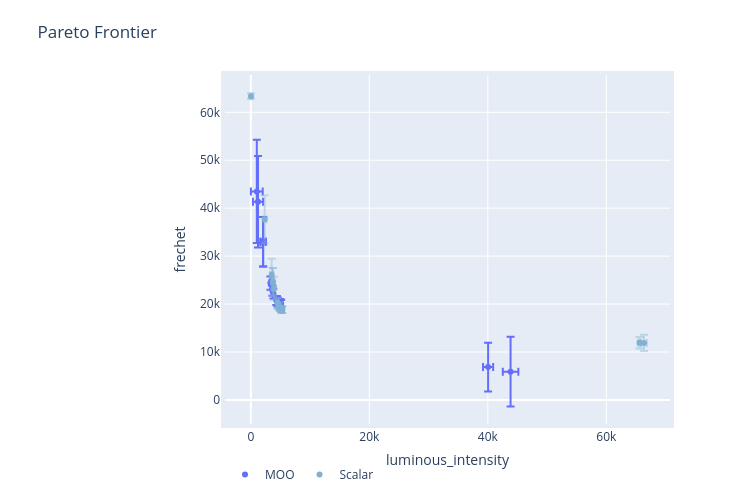

The notebook cell saved with this chart:
### Code cell
fig2 = plot_ax_client_sc_ax_client(ax_clients[2], sc_ax_clients[2])

### Figure 1 — Plotly figure (JSON) as saved in the notebook; plotly's stock layout.template omitted (floating-point values rounded to 4 significant figures)
{"data": [{"error_x": {"array": [1311.0, 95.96, 447.9, 95.96, 447.9, 125.5, 852.0, 90.38, 160.5, 90.38, 856.5, 93.58, 90.96, 90.96, 113.8, 90.96, 995.3, 90.96, 93.58, 95.96], "color": "rgba(255, 0, 0)", "thickness": 2, "type": "data"}, "error_y": {"array": [7284.0, 938.2, 5170.0, 938.2, 5170.0, 1075.0, 5085.0, 809.2, 1384.0, 809.2, 9552.0, 895.5, 819.5, 819.5, 1021.0, 819.5, 10790.0, 819.5, 895.5, 938.2], "color": "rgba(255, 0, 0)", "thickness": 2, "type": "data"}, "hoverinfo": "text", "legendgroup": "MOO", "marker": {"color": "rgba(255, 0, 0)"}, "mode": "markers", "name": "MOO", "text": ["<b>Parameterization 0</b><br>luminous_intensity: 43843.492 [42532.388, 45154.596]<br>frechet: 5906.258 [-1377.539, 13190.056]<br><br><em>Parameterization:</em><br>R: 0<br>G: 58<br>B: 19", "<b>Parameterization 1</b><br>luminous_intensity: 4351.317 [4255.357, 4447.276]<br>frechet: 20723.968 [19785.778, 21662.157]<br><br><em>Parameterization:</em><br>R: 0<br>G: 0<br>B: 23", "<b>Parameterization 2</b><br>luminous_intensity: 2074.161 [1626.228, 2522.094]<br>frechet: 33004.124 [27833.873, 38174.374]<br><br><em>Parameterization:</em><br>R: 0<br>G: 0<br>B: 9", "<b>Parameterization 3</b><br>luminous_intensity: 4351.317 [4255.357, 4447.276]<br>frechet: 20723.968 [19785.778, 21662.157]<br><br><em>Parameterization:</em><br>R: 0<br>G: 0<br>B: 23", "<b>Parameterization 4</b><br>luminous_intensity: 2074.161 [1626.228, 2522.094]<br>frechet: 33004.124 [27833.873, 38174.374]<br><br><em>Parameterization:</em><br>R: 0<br>G: 0<br>B: 9", "<b>Parameterization 5</b><br>luminous_intensity: 3636.559 [3511.030, 3762.089]<br>frechet: 22813.01 [21737.802, 23888.219]<br><br><em>Parameterization:</em><br>R: 0<br>G: 0<br>B: 19", "<b>Parameterization 6</b><br>luminous_intensity: 40051.463 [39199.474, 40903.452]<br>frechet: 6846.201 [1760.799, 11931.602]<br><br><em>Parameterization:</em><br>R: 0<br>G: 52<br>B: 21", "<b>Parameterization 7</b><br>luminous_intensity: 5104.522 [5014.143, 5194.900]<br>frechet: 20088.915 [19279.759, 20898.071]<br><br><em>Parameterization:</em><br>R: 0<br>G: 0<br>B: 27", "<b>Parameterization 8</b><br>luminous_intensity: 3296.411 [3135.889, 3456.932]<br>frechet: 24373.252 [22988.969, 25757.535]<br><br><em>Parameterization:</em><br>R: 0<br>G: 0<br>B: 17", "<b>Parameterization 9</b><br>luminous_intensity: 5104.522 [5014.143, 5194.900]<br>frechet: 20088.915 [19279.759, 20898.071]<br><br><em>Parameterization:</em><br>R: 0<br>G: 0<br>B: 27", "<b>Parameterization 10</b><br>luminous_intensity: 1212.77 [356.318, 2069.223]<br>frechet: 41351.866 [31799.810, 50903.921]<br><br><em>Parameterization:</em><br>R: 0<br>G: 0<br>B: 2", "<b>Parameterization 11</b><br>luminous_intensity: 4536.343 [4442.758, 4629.927]<br>frechet: 20429.944 [19534.395, 21325.493]<br><br><em>Parameterization:</em><br>R: 0<br>G: 0<br>B: 24", "<b>Parameterization 12</b><br>luminous_intensity: 4913.057 [4822.094, 5004.020]<br>frechet: 20114.901 [19295.422, 20934.381]<br><br><em>Parameterization:</em><br>R: 0<br>G: 0<br>B: 26", "<b>Parameterization 13</b><br>luminous_intensity: 4913.057 [4822.094, 5004.020]<br>frechet: 20114.901 [19295.422, 20934.381]<br><br><em>Parameterization:</em><br>R: 0<br>G: 0<br>B: 26", "<b>Parameterization 14</b><br>luminous_intensity: 3811.158 [3697.385, 3924.930]<br>frechet: 22156.849 [21136.060, 23177.637]<br><br><em>Parameterization:</em><br>R: 0<br>G: 0<br>B: 20", "<b>Parameterization 15</b><br>luminous_intensity: 4913.057 [4822.094, 5004.020]<br>frechet: 20114.901 [19295.422, 20934.381]<br><br><em>Parameterization:</em><br>R: 0<br>G: 0<br>B: 26", "<b>Parameterization 16</b><br>luminous_intensity: 1005.514 [10.176, 2000.852]<br>frechet: 43503.032 [32715.901, 54290.162]<br><br><em>Parameterization:</em><br>R: 0<br>G: 0<br>B: 0", "<b>Parameterization 17</b><br>luminous_intensity: 4913.057 [4822.094, 5004.020]<br>frechet: 20114.901 [19295.422, 20934.381]<br><br><em>Parameterization:</em><br>R: 0<br>G: 0<br>B: 26", "<b>Parameterization 18</b><br>luminous_intensity: 4536.343 [4442.758, 4629.927]<br>frechet: 20429.944 [19534.395, 21325.493]<br><br><em>Parameterization:</em><br>R: 0<br>G: 0<br>B: 24", "<b>Parameterization 19</b><br>luminous_intensity: 4351.317 [4255.357, 4447.276]<br>frechet: 20723.968 [19785.778, 21662.157]<br><br><em>Parameterization:</em><br>R: 0<br>G: 0<br>B: 23"], "type": "scatter", "x": [43840.0, 4351.0, 2074.0, 4351.0, 2074.0, 3637.0, 40050.0, 5105.0, 3296.0, 5105.0, 1213.0, 4536.0, 4913.0, 4913.0, 3811.0, 4913.0, 1006.0, 4913.0, 4536.0, 4351.0], "y": [5906.0, 20720.0, 33000.0, 20720.0, 33000.0, 22810.0, 6846.0, 20090.0, 24370.0, 20090.0, 41350.0, 20430.0, 20110.0, 20110.0, 22160.0, 20110.0, 43500.0, 20110.0, 20430.0, 20720.0]}, {"error_x": {"array": [174.3, 488.4, 285.7, 284.7, 187.7, 187.7, 320.4, 217.3, 174.3, 163.0, 174.3, 217.3, 187.7, 163.0, 273.9, 202.3, 273.9, 260.9, 202.3, 209.0], "color": "rgba(128,177,211,0.4)", "thickness": 2, "type": "data"}, "error_y": {"array": [580.3, 1696.0, 3332.0, 1208.0, 536.5, 536.5, 5010.0, 1064.0, 580.3, 719.2, 580.3, 1064.0, 536.5, 719.2, 2889.0, 716.1, 2889.0, 2424.0, 716.1, 544.0], "color": "rgba(128,177,211,0.4)", "thickness": 2, "type": "data"}, "hoverinfo": "text", "legendgroup": "Scalar", "marker": {"color": "rgba(128,177,211,1)"}, "mode": "markers", "name": "Scalar", "text": ["<b>Parameterization 0</b><br>luminous_intensity: 5106.103 [4931.774, 5280.432]<br>scalarized_objective: 24005.612 [23518.802, 24492.422]<br>frechet: 18888.862 [18308.539, 19469.185]<br><br><em>Parameterization:</em><br>R: 0<br>G: 0<br>B: 27", "<b>Parameterization 1</b><br>luminous_intensity: 66367.807 [65879.439, 66856.174]<br>scalarized_objective: 78153.773 [76144.210, 80163.336]<br>frechet: 11887.35 [10191.299, 13583.402]<br><br><em>Parameterization:</em><br>R: 3<br>G: 89<br>B: 20", "<b>Parameterization 2</b><br>luminous_intensity: 3510.914 [3225.221, 3796.606]<br>scalarized_objective: 28738.694 [26103.507, 31373.881]<br>frechet: 26139.082 [22806.794, 29471.369]<br><br><em>Parameterization:</em><br>R: 0<br>G: 0<br>B: 19", "<b>Parameterization 3</b><br>luminous_intensity: 65609.596 [65324.932, 65894.260]<br>scalarized_objective: 77596.115 [76308.745, 78883.485]<br>frechet: 11941.9 [10733.414, 13150.385]<br><br><em>Parameterization:</em><br>R: 1<br>G: 89<br>B: 20", "<b>Parameterization 4</b><br>luminous_intensity: 4905.587 [4717.868, 5093.305]<br>scalarized_objective: 24026.246 [23563.616, 24488.875]<br>frechet: 19135.626 [18599.116, 19672.136]<br><br><em>Parameterization:</em><br>R: 0<br>G: 0<br>B: 26", "<b>Parameterization 5</b><br>luminous_intensity: 4905.587 [4717.868, 5093.305]<br>scalarized_objective: 24026.246 [23563.616, 24488.875]<br>frechet: 19135.626 [18599.116, 19672.136]<br><br><em>Parameterization:</em><br>R: 0<br>G: 0<br>B: 26", "<b>Parameterization 6</b><br>luminous_intensity: 2338.253 [2017.879, 2658.628]<br>scalarized_objective: 37906.823 [33816.865, 41996.780]<br>frechet: 37709.241 [32699.416, 42719.066]<br><br><em>Parameterization:</em><br>R: 0<br>G: 0<br>B: 13", "<b>Parameterization 7</b><br>luminous_intensity: 4505.478 [4288.195, 4722.761]<br>scalarized_objective: 24573.88 [23722.558, 25425.201]<br>frechet: 20212.09 [19148.298, 21275.882]<br><br><em>Parameterization:</em><br>R: 0<br>G: 0<br>B: 24", "<b>Parameterization 8</b><br>luminous_intensity: 5106.103 [4931.774, 5280.432]<br>scalarized_objective: 24005.612 [23518.802, 24492.422]<br>frechet: 18888.862 [18308.539, 19469.185]<br><br><em>Parameterization:</em><br>R: 0<br>G: 0<br>B: 27", "<b>Parameterization 9</b><br>luminous_intensity: 5306.976 [5144.017, 5469.936]<br>scalarized_objective: 24152.137 [23570.644, 24733.630]<br>frechet: 18829.573 [18110.370, 19548.777]<br><br><em>Parameterization:</em><br>R: 0<br>G: 0<br>B: 28", "<b>Parameterization 10</b><br>luminous_intensity: 5106.103 [4931.774, 5280.432]<br>scalarized_objective: 24005.612 [23518.802, 24492.422]<br>frechet: 18888.862 [18308.539, 19469.185]<br><br><em>Parameterization:</em><br>R: 0<br>G: 0<br>B: 27", "<b>Parameterization 11</b><br>luminous_intensity: 4505.478 [4288.195, 4722.761]<br>scalarized_objective: 24573.88 [23722.558, 25425.201]<br>frechet: 20212.09 [19148.298, 21275.882]<br><br><em>Parameterization:</em><br>R: 0<br>G: 0<br>B: 24", "<b>Parameterization 12</b><br>luminous_intensity: 4905.587 [4717.868, 5093.305]<br>scalarized_objective: 24026.246 [23563.616, 24488.875]<br>frechet: 19135.626 [18599.116, 19672.136]<br><br><em>Parameterization:</em><br>R: 0<br>G: 0<br>B: 26", "<b>Parameterization 13</b><br>luminous_intensity: 5306.976 [5144.017, 5469.936]<br>scalarized_objective: 24152.137 [23570.644, 24733.630]<br>frechet: 18829.573 [18110.370, 19548.777]<br><br><em>Parameterization:</em><br>R: 0<br>G: 0<br>B: 28", "<b>Parameterization 14</b><br>luminous_intensity: 3709.013 [3435.109, 3982.917]<br>scalarized_objective: 27610.652 [25334.698, 29886.605]<br>frechet: 24618.025 [21729.035, 27507.016]<br><br><em>Parameterization:</em><br>R: 0<br>G: 0<br>B: 20", "<b>Parameterization 15</b><br>luminous_intensity: 4705.386 [4503.132, 4907.640]<br>scalarized_objective: 24215.856 [23622.287, 24809.426]<br>frechet: 19576.121 [18859.991, 20292.252]<br><br><em>Parameterization:</em><br>R: 0<br>G: 0<br>B: 25", "<b>Parameterization 16</b><br>luminous_intensity: 3709.013 [3435.109, 3982.917]<br>scalarized_objective: 27610.652 [25334.698, 29886.605]<br>frechet: 24618.025 [21729.035, 27507.016]<br><br><em>Parameterization:</em><br>R: 0<br>G: 0<br>B: 20", "<b>Parameterization 17</b><br>luminous_intensity: 3907.582 [3646.667, 4168.497]<br>scalarized_objective: 26622.523 [24717.357, 28527.690]<br>frechet: 23253.489 [20829.011, 25677.967]<br><br><em>Parameterization:</em><br>R: 0<br>G: 0<br>B: 21", "<b>Parameterization 18</b><br>luminous_intensity: 4705.386 [4503.132, 4907.640]<br>scalarized_objective: 24215.856 [23622.287, 24809.426]<br>frechet: 19576.121 [18859.991, 20292.252]<br><br><em>Parameterization:</em><br>R: 0<br>G: 0<br>B: 25", "<b>Parameterization 19</b><br>luminous_intensity: 25.852 [-183.184, 234.888]<br>scalarized_objective: 63375.784 [62909.354, 63842.215]<br>frechet: 63357.664 [62813.705, 63901.623]<br><br><em>Parameterization:</em><br>R: 0<br>G: 0<br>B: 0"], "type": "scatter", "x": [5106.0, 66370.0, 3511.0, 65610.0, 4906.0, 4906.0, 2338.0, 4505.0, 5106.0, 5307.0, 5106.0, 4505.0, 4906.0, 5307.0, 3709.0, 4705.0, 3709.0, 3908.0, 4705.0, 25.85], "y": [18890.0, 11890.0, 26140.0, 11940.0, 19140.0, 19140.0, 37710.0, 20210.0, 18890.0, 18830.0, 18890.0, 20210.0, 19140.0, 18830.0, 24620.0, 19580.0, 24620.0, 23250.0, 19580.0, 63360.0]}], "layout": {"height": 500, "hovermode": "closest", "legend": {"orientation": "h"}, "margin": {"b": 75, "l": 225, "pad": 4, "t": 75}, "title": {"text": "Pareto Frontier"}, "width": 750, "xaxis": {"ticksuffix": "", "title": {"text": "luminous_intensity"}, "zeroline": true}, "yaxis": {"ticksuffix": "", "title": {"text": "frechet"}, "zeroline": true}}}
